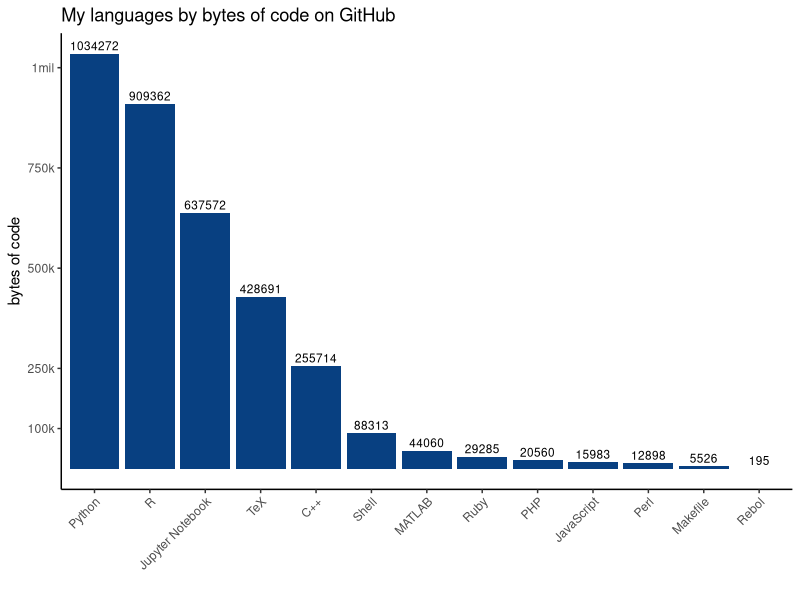
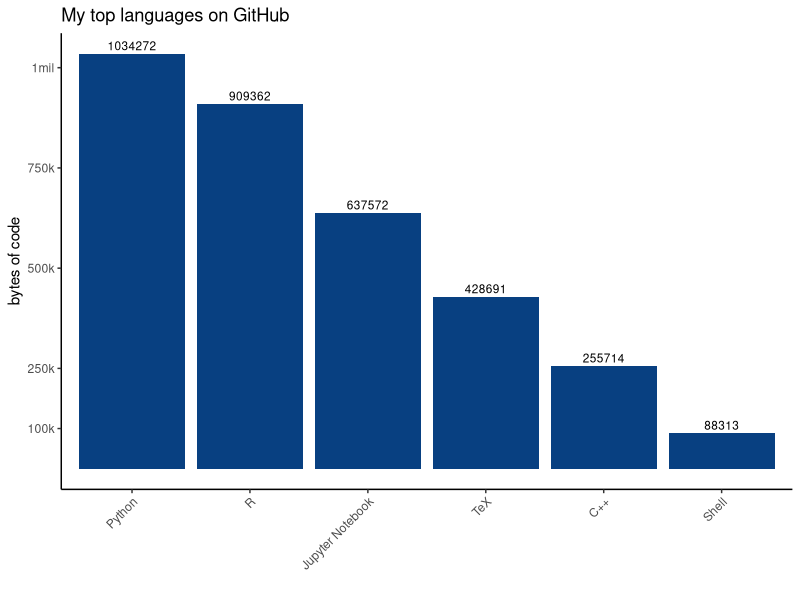
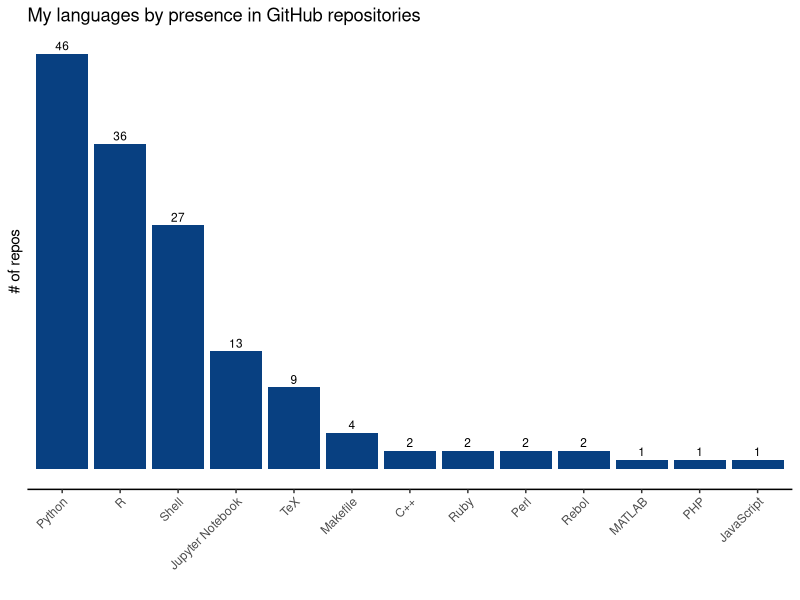

Recreate these plots in R, in order.
library(here)
library(RColorBrewer)
library(tidyverse)
theme_set(theme_classic())
update_geom_defaults("bar", list(fill = RColorBrewer::brewer.pal(n=9,name="GnBu")[9]))
theme_update(axis.text.x = element_text(angle = 45, hjust = 1))

plot_bar <- function(data,
                     x_col = language,
                     y_col = total_bytes,
                     xlab_str = '',
                     ylab_str = '',
                     title_str = '') {
    
    return( data %>%
        ggplot2::ggplot(aes(x = {{ x_col }}, 
                            y = {{ y_col }}, 
                            label = {{ y_col }})) +
            geom_bar(stat="identity")+
            geom_text(aes(label={{ y_col }}), vjust = -0.4, size = 3) +
            scale_y_continuous(
                breaks = c(100000, 250000, 500000, 750000, 1000000),
                labels = c('100k', '250k', '500k', '750k', '1mil')
            ) +
            xlab(xlab_str) +
            ylab(ylab_str) +
            #coord_flip() +
            ggtitle(title_str)
    )
}
write_plot <- function(plot,
                           filename = NULL,
                           aspect_ratio = 4 / 3,
                           height = 6,
                           width = NULL,
                           units = "in") {
        
        if (is.null(width)) {
            width <- height * aspect_ratio
        }
    if (!is.null(filename)) {
        ggsave(
            here::here("figures", filename),
            plot = plot,
            height = height,
            width = width,
            units = units
        )
    }
}


sum_lang_data <- function(data) {
    return(
        data %>%
            filter(!(
                repo_name %in% c("caret",
                                 "CluMSID",
                                 'schlosslab.github.io',
                                 "mothur.github.io",
                                 '2020-01-06-UMich-WISE')
            )) %>%
            filter(!(
                repo_owner_name %in% c("JMAStough",
                                       "akhagan")
            )) %>%
            group_by(language) %>%
            summarize(
                total_bytes = sum(language_repo_bytes),
                repo_count = n()
            )
    )
}


data_raw <-
    readr::read_csv(here::here("data", "repo_languages.csv"))
data_sum <- sum_lang_data(data_raw) %>%
    filter(!(language %in% c("HTML", "CSS", "Limbo"))) %>%
    mutate(language = reorder(language, -total_bytes))

# all bytes
data_sum %>%
    plot_bar(
        x_col = language,
        y_col = total_bytes,
        ylab_str = "bytes of code",
        title_str = "My languages by bytes of code on GitHub"
    ) %>%
    write_plot(filename = "language_all_bytes.png")

# bytes top 6
data_sum %>% top_n(6, total_bytes) %>%
    plot_bar(
        x_col = language,
        y_col = total_bytes,
        ylab_str = "bytes of code",
        title_str = "My top languages on GitHub"
    ) %>% write_plot(filename = "language_all_bytes_n6.png",
                     height = 4,
                     width = 4)

# all repos
data_sum %>%
    mutate(language = reorder(language, -repo_count)) %>%
    plot_bar(
        x_col = language,
        y_col = repo_count,
        ylab_str = "# of repos",
        title_str = "My languages by presence in GitHub repositories"
    ) %>% 
    write_plot(filename = "language_all_repos.png")
